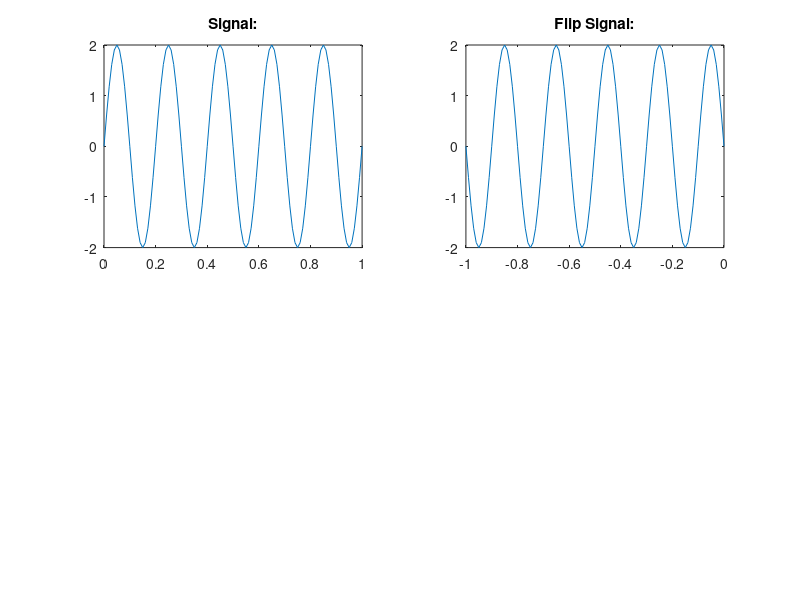

Source code (MATLAB):
clc
clear all;
close all;

a=2;
f=5;

t=0:0.01:1;
x=a*sin(2*pi*f*t);
y=a*cos(2*pi*f*t);
z=a*square(2*pi*f*t);

subplot(221)
plot(t,x)
title('Signal:')
m=fliplr(x);
t=-fliplr(t);
subplot(222)
plot(t,m)
title('Flip Signal:')
% n=0:0.01:1;
% s=a*sin(2*pi*f*n);
% subplot(222)
% k=0:length(n)-1;
% stem(k,s)
% title('Sampling:')
% grid


% subplot(222)
% plot(t,y)
% 
% subplot(223)
% plot(t,z)
% grid on

